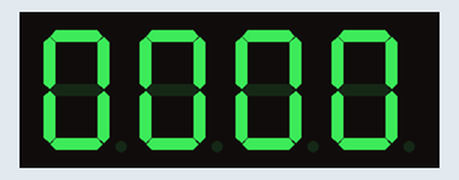
Simulated run of this program. Board: Raspberry Pi (BCM pin numbers). Parts: 4-digit seven-segment display. The clock reads 2024-03-15 10:24:30 at power-on unless the program sets it.

Above: at 0.1 s.
At 4.1 s:
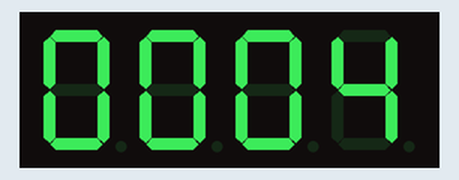
At 9.1 s:
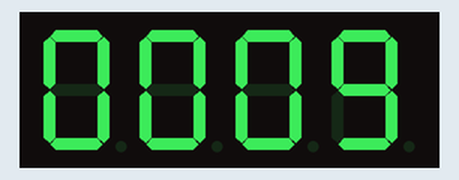
At 19.1 s:
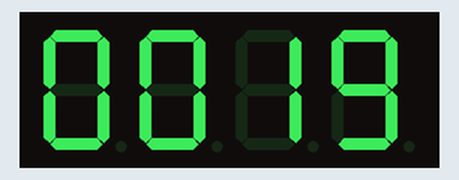
At 28.1 s:
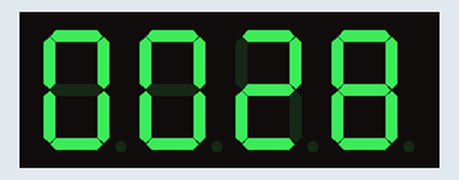
At 38.1 s:
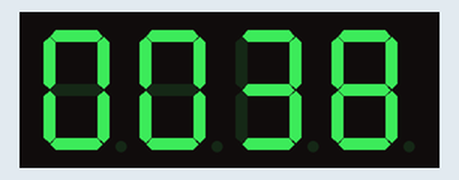

The program:

ex02.py
```python
# 連續遞增顯示數字，從 0000 到 9999，然後循環

from time import sleep, time
from tm1637 import TM1637

# 定義 GPIO 腳位
DIO = 17
CLK = 18

class CounterDisplay:
    def __init__(self, tm_instance):
        self.tm = tm_instance
        self.counter = 0  # 計數變數
        self.last_update_time = time()  # 記錄上次更新數字的時間

    def run(self):
        while True:
            # 取得當前時間
            current_time = time()

            # **維持數字穩定顯示**
            self.tm.show(f"{self.counter:04d}")

            # **每秒鐘更新數字**
            if current_time - self.last_update_time >= 1:
                self.counter = (self.counter + 1) % 10000  # 遞增數字，超過 9999 則歸零
                self.last_update_time = current_time  # 更新上次變更時間

            sleep(0.0013)  # **保持顯示刷新頻率，確保畫面穩定**

if __name__ == '__main__':
    tm = TM1637(CLK, DIO)
    tm.brightness(6)  # 設定亮度

    counter_display = CounterDisplay(tm)
    counter_display.run()
```

Measured:
- what the display in image 1 shows lasts 1.0 s, from 4.0 s to 5.0 s
